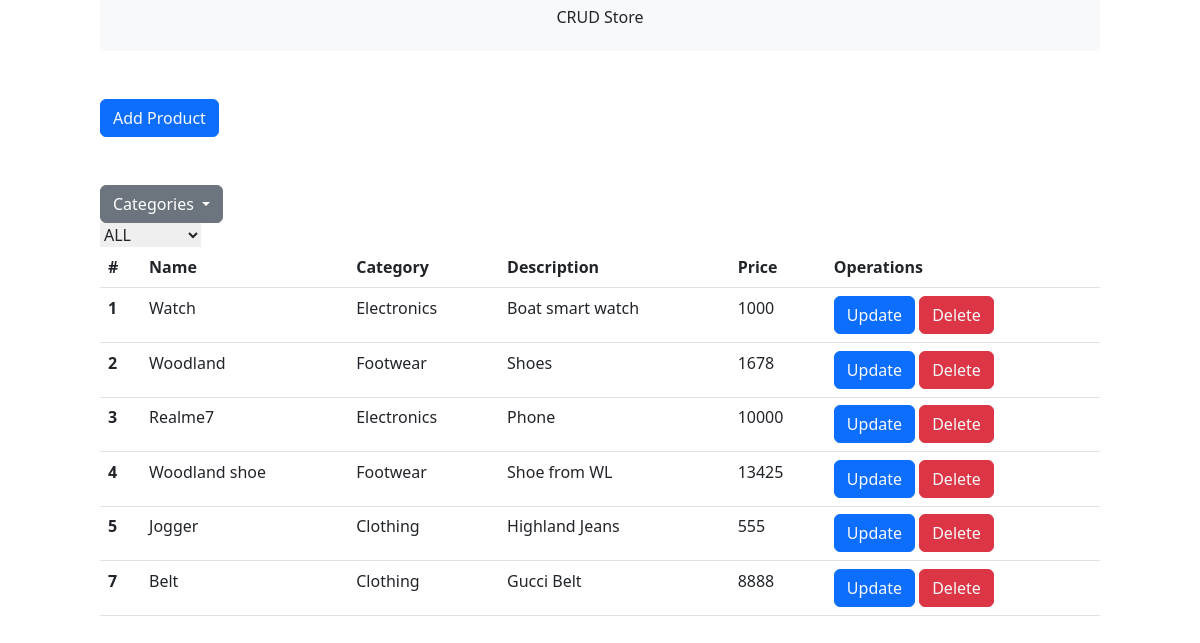
The page / on the database its author committed.
### tables this page shows
CREATE TABLE `products` (
  `id` int(11) NOT NULL,
  `name` varchar(200) NOT NULL,
  `category` varchar(200) NOT NULL,
  `description` varchar(500) NOT NULL,
  `price` int(100) NOT NULL
);

### index.php (the view, shortened to what this page needs)
<?php
require("connection.php");
?>
<!DOCTYPE html>
<html lang="en">
<head>
    <script src="https://cdn.tailwindcss.com"></script>
    <link href="https://cdn.jsdelivr.net/npm/bootstrap@5.3.0-alpha1/dist/css/bootstrap.min.css" rel="stylesheet"
>
    <link rel="stylesheet" href="https://cdn.jsdelivr.net/npm/bootstrap-icons@1.10.3/font/bootstrap-icons.css">
</head>
<body>
    <div class="container">
        <div class="p-2 text-center bg-light">
            <h1 class="mb-3">CRUD Store </h1>
        </div>
        <button class="btn btn-primary my-5"><a href="product.php" class="text-light text-decoration-none">Add
                Product</a></button>
        <table class="table">
            <div class="dropdown">
                <a class="btn btn-secondary dropdown-toggle" href="#" role="button" data-bs-toggle="dropdown"
                    aria-expanded="false">
                    Categories
                </a>
            </div>
            <div>
                <form action="" method="post">
                    <select name="category" id="category" onchange="this.form.submit()">
                        <option value="All">ALL</option>
                    </select>
                </form>
            </div>
            <tr>
                <th scope="col">#</th>
                <th scope="col">Name</th>
                <th scope="col">Category</th>
                <th scope="col">Description</th>
                <th scope="col">Price</th>
                <th scope="col">Operations</th>
            </tr>
            <tbody>
                <?php
                $sql = "Select * from `products`";
                $result = mysqli_query($con, $sql);
                if ($result) {
                    while ($row = mysqli_fetch_assoc($result)) {
                        $id = $row['id'];
                        $name = $row['name'];
                        $category = $row['category'];
                        $description = $row['description'];
                        $price = $row['price'];
                        echo '<tr>
            <th scope="row">' . $id . '</th>
            <td>' . $name . '</td>
            <td>' . $category . '</td>
            <td>' . $description . '</td>
            <td>' . $price . '</td>
            <td>
        <button class="btn btn-primary"><a href="update.php? updateid=' . $id . ' " class="text-light text-decoration-none">Update</a></button>
        <button class="btn btn-danger"><a href="delete.php? deleteid=' . $id . ' " class="text-light text-decoration-none">Delete</a></button>
    </td>
          </tr>
          <tr>';
                    }
                }
                ?>
            </tbody>
        </table>
    </div>
</body>
</html>

### rows shown on the page
products: id "1", name "Watch", category "Electronics", description "Boat smart watch", price "1000"
products: id "2", name "Woodland", category "Footwear", description "Shoes", price "1678"
products: id "3", name "Realme7", category "Electronics", description "Phone", price "10000"
products: id "4", name "Woodland shoe", category "Footwear", description "Shoe from WL", price "13425"
products: id "5", name "Jogger", category "Clothing", description "Highland Jeans", price "555"
products: id "7", name "Belt", category "Clothing", description "Gucci Belt", price "8888"
